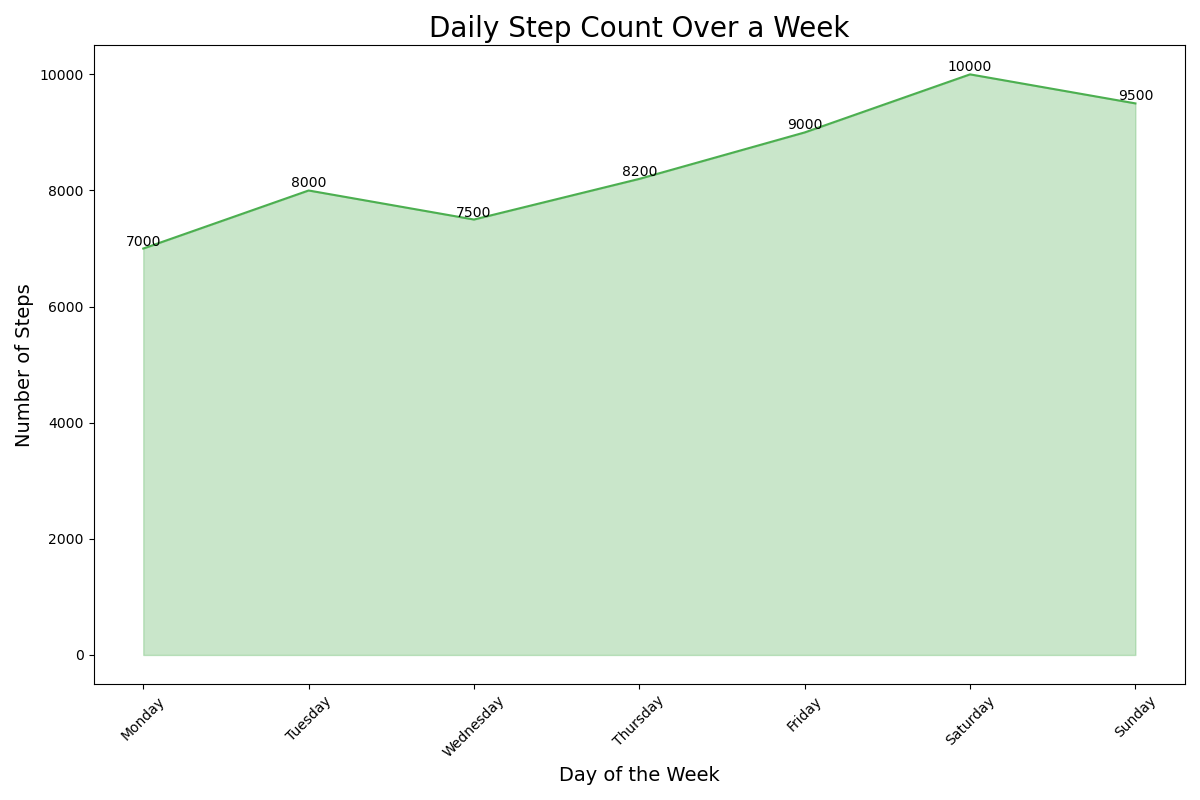

Source code (Python):

import pandas as pd
import seaborn as sns
import matplotlib.pyplot as plt

# Data
data = {
    'Day': ['Monday', 'Tuesday', 'Wednesday', 'Thursday', 'Friday', 'Saturday', 'Sunday'],
    'Steps': [7000, 8000, 7500, 8200, 9000, 10000, 9500]
}

df = pd.DataFrame(data)

# Define the color palette as an array of hex color codes
colors = ["#4CAF50"]

# Plotting the area chart
plt.figure(figsize=(12, 8))  # Changed the width and height of the chart
ax = sns.lineplot(x='Day', y='Steps', data=df, color=colors[0])
ax.fill_between(df['Day'], df['Steps'], color=colors[0], alpha=0.3)

# Annotations
for i, point in df.iterrows():
    ax.text(point['Day'], point['Steps'], str(point['Steps']), 
            ha='center', va='bottom')

# Customizing with a title and labels
ax.set_title('Daily Step Count Over a Week', fontsize=20)
ax.set_xlabel('Day of the Week', fontsize=14)
ax.set_ylabel('Number of Steps', fontsize=14)

plt.xticks(rotation=45)
plt.tight_layout()
plt.show()
